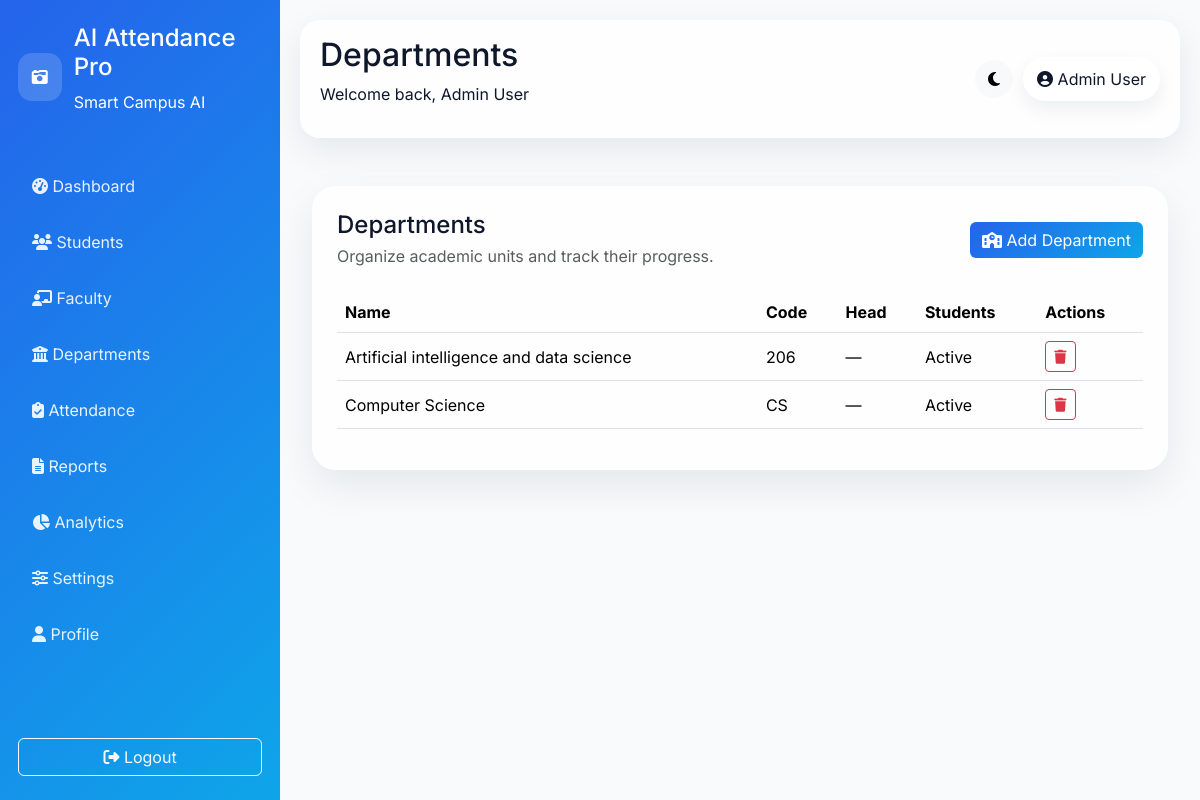
Screenshot of /departments (signed in) with the database file from the repository.
### models/__init__.py (models this page shows, shortened)
class User(db.Model):
    id = db.Column(db.Integer, primary_key=True)
    full_name = db.Column(db.String(120), nullable=False)
    email = db.Column(db.String(120), unique=True, nullable=False)
    password_hash = db.Column(db.String(255), nullable=False)
    role = db.Column(db.String(20), default='admin')
    created_at = db.Column(db.DateTime, default=db.func.now())

class Department(db.Model):
    id = db.Column(db.Integer, primary_key=True)
    name = db.Column(db.String(120), unique=True, nullable=False)
    code = db.Column(db.String(20), unique=True, nullable=False)

### app.py (the view)
@app.route('/departments')
@login_required
def departments():
    departments = Department.query.order_by(Department.id.desc()).all()
    return render_template('departments.html', departments=departments)

### app.py (called while the page is built)
@login_manager.user_loader
def load_user(user_id):
    return User.query.get(int(user_id))

@app.context_processor
def inject_globals():
    return {'site_name': 'AI Attendance Pro', 'now': datetime.utcnow()}

### templates/departments.html (shortened to what this page needs)
{% extends 'base.html' %}
{% block page_title %}Departments{% endblock %}
{% block content %}
<div class="glass-card p-4">
    <div class="d-flex justify-content-between align-items-center mb-4">
        <div><h4 class="mb-1">Departments</h4><p class="text-muted mb-0">Organize academic units and track their progress.</p></div>
        <button class="btn btn-primary" data-bs-toggle="modal" data-bs-target="#addDepartmentModal"><i class="fa-solid fa-school"></i> Add Department</button>
    </div>
    <div class="table-responsive">
        <table class="table table-hover align-middle">
            <thead><tr><th>Name</th><th>Code</th><th>Head</th><th>Students</th><th>Actions</th></tr></thead>
            <tbody>
                {% for department in departments %}
                <tr><td>{{ department.name }}</td><td>{{ department.code }}</td><td>—</td><td>Active</td><td><a href="{{ url_for('delete_department', department_id=department.id) }}" class="btn btn-sm btn-outline-danger"><i class="fa-solid fa-trash"></i></a></td></tr>
                {% else %}
                <tr><td colspan="5" class="text-center text-muted">No departments yet.</td></tr>
                {% endfor %}
            </tbody>
        </table>
    </div>
</div>
{% endblock %}

### templates/base.html (shortened to what this page needs)
<!doctype html>
<html lang="en" class="h-100">
<head>
    <link href="https://cdn.jsdelivr.net/npm/bootstrap@5.3.3/dist/css/bootstrap.min.css" rel="stylesheet">
    <link href="https://cdnjs.cloudflare.com/ajax/libs/font-awesome/6.5.2/css/all.min.css" rel="stylesheet">
    <link href="https://cdnjs.cloudflare.com/ajax/libs/animate.css/4.1.1/animate.min.css" rel="stylesheet">
    <link rel="stylesheet" href="{{ url_for('static', filename='css/style.css') }}">
</head>
<body class="bg-soft" data-theme="light">
    <div class="page-wrapper">
        {% if current_user.is_authenticated %}
        <aside class="sidebar">
            <div class="brand">
                <div class="brand-icon"><i class="fa-solid fa-camera-retro"></i></div>
                <div>
                    <h4>{{ site_name }}</h4>
                    <p>Smart Campus AI</p>
                </div>
            </div>
            <nav class="nav-links">
                <a href="{{ url_for('dashboard') }}"><i class="fa-solid fa-gauge-high"></i> Dashboard</a>
                <a href="{{ url_for('students') }}"><i class="fa-solid fa-users"></i> Students</a>
                <a href="{{ url_for('faculty') }}"><i class="fa-solid fa-chalkboard-teacher"></i> Faculty</a>
                <a href="{{ url_for('departments') }}"><i class="fa-solid fa-building-columns"></i> Departments</a>
                <a href="{{ url_for('attendance') }}"><i class="fa-solid fa-clipboard-check"></i> Attendance</a>
                <a href="{{ url_for('reports') }}"><i class="fa-solid fa-file-lines"></i> Reports</a>
                <a href="{{ url_for('analytics') }}"><i class="fa-solid fa-chart-pie"></i> Analytics</a>
                <a href="{{ url_for('settings') }}"><i class="fa-solid fa-sliders"></i> Settings</a>
                <a href="{{ url_for('profile') }}"><i class="fa-solid fa-user"></i> Profile</a>
            </nav>
            <div class="sidebar-footer">
                <a href="{{ url_for('logout') }}" class="btn btn-outline-light w-100"><i class="fa-solid fa-right-from-bracket"></i> Logout</a>
            </div>
        </aside>
        {% endif %}
        <main class="main-content">
            {% if current_user.is_authenticated %}
            <header class="topbar">
                <div>
                    <h2>{% block page_title %}Dashboard{% endblock %}</h2>
                    <p>Welcome back, {{ current_user.full_name }}</p>
                </div>
                <div class="topbar-actions">
                    <button class="btn btn-light rounded-pill theme-toggle" type="button" aria-label="Toggle theme"><i class="fa-solid fa-moon"></i></button>
                    <a href="{{ url_for('profile') }}" class="user-pill"><i class="fa-solid fa-user-circle"></i> {{ current_user.full_name }}</a>
                </div>
            </header>
            {% endif %}
            <div class="container-fluid py-4">
                {% block content %}{% endblock %}
            </div>
        </main>
    </div>
</body>
</html>

### static/css/style.css (style rules this page uses)
:root { --primary: #2563EB; --secondary: #0EA5E9; --success: #10B981; --danger: #EF4444; --warning: #F59E0B; --bg: #F8FAFC; --text: #0f172a; --card: rgba(255,255,255,0.78); --border: rgba(255,255,255,0.6); }
* { box-sizing: border-box; }
body { font-family: 'Inter', sans-serif; background: linear-gradient(135deg, #eef5ff, #f8fbff); color: var(--text); }
.bg-soft { background: var(--bg); }
.page-wrapper { display: flex; min-height: 100vh; }
.sidebar { width: 280px; background: linear-gradient(135deg, var(--primary), var(--secondary)); color: white; padding: 24px 18px; display: flex; flex-direction: column; }
.brand { display: flex; align-items: center; gap: 12px; margin-bottom: 32px; }
.brand-icon { width: 48px; height: 48px; border-radius: 14px; display: grid; place-items: center; background: rgba(255,255,255,0.16); color: white; }
.nav-links { display: flex; flex-direction: column; gap: 8px; }
.nav-links a { color: rgba(255,255,255,0.9); text-decoration: none; padding: 12px 14px; border-radius: 12px; transition: .2s ease; }
.sidebar-footer { margin-top: auto; padding-top: 16px; }
.main-content { flex: 1; padding: 20px; }
.topbar { display: flex; justify-content: space-between; align-items: center; margin-bottom: 24px; padding: 16px 20px; border-radius: 20px; background: var(--card); backdrop-filter: blur(20px); box-shadow: 0 12px 35px rgba(15,23,42,0.08); }
.topbar-actions { display: flex; gap: 10px; align-items: center; }
.user-pill { background: white; padding: 10px 14px; border-radius: 999px; text-decoration: none; color: var(--text); box-shadow: 0 8px 20px rgba(15,23,42,0.07); }
.glass-card { background: var(--card); border: 1px solid var(--border); border-radius: 24px; box-shadow: 0 16px 40px rgba(15,23,42,0.08); backdrop-filter: blur(20px); }
.btn-primary { background: linear-gradient(135deg,var(--primary),var(--secondary)); border: none; }
.table { --bs-table-bg: transparent; }

### rows the page displays
User: full_name "Admin User"
Department: name "Artificial intelligence and data science", code "206"
Department: name "Computer Science", code "CS"

### other values shown
{{ site_name }} "AI Attendance Pro"
